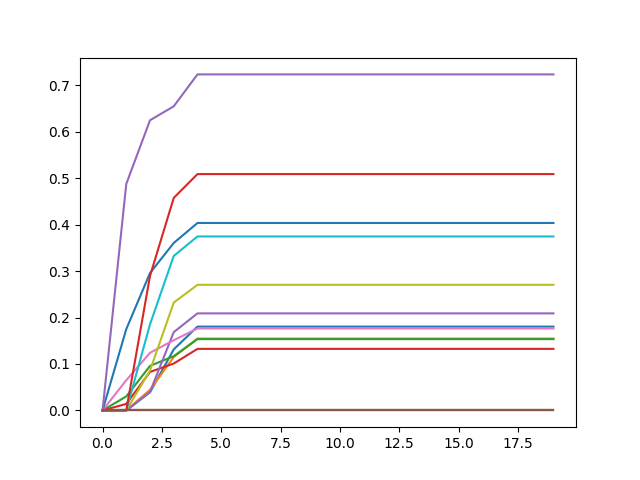

This figure's Python source:
##################################
# Create env
import gym
env = gym.make('FrozenLake-v0')
env = env.env
print(env.__doc__)
print("")

#################################
# Some basic imports and setup
# Let's look at what a random episode looks like.

import numpy as np, numpy.random as nr, gym
import matplotlib.pyplot as plt
#%matplotlib inline
np.set_printoptions(precision=3)

# Seed RNGs so you get the same printouts as me
env.seed(0); from gym.spaces import prng; prng.seed(10)
# Generate the episode
env.reset()
for t in range(100):
    env.render()
    a = env.action_space.sample()
    ob, rew, done, _ = env.step(a)
    if done:
        break
assert done
env.render()

#################################
# Create MDP for our env
# We extract the relevant information from the gym Env into the MDP class below.
# The `env` object won't be used any further, we'll just use the `mdp` object.

class MDP(object):
    def __init__(self, P, nS, nA, desc=None):
        self.P = P # state transition and reward probabilities, explained below
        self.nS = nS # number of states
        self.nA = nA # number of actions
        self.desc = desc # 2D array specifying what each grid cell means (used for plotting)
mdp = MDP( {s : {a : [tup[:3] for tup in tups] for (a, tups) in a2d.items()} for (s, a2d) in env.P.items()}, env.nS, env.nA, env.desc)
GAMMA = 0.95 # we'll be using this same value in subsequent problems

print("")
print("mdp.P is a two-level dict where the first key is the state and the second key is the action.")
print("The 2D grid cells are associated with indices [0, 1, 2, ..., 15] from left to right and top to down, as in")
print(np.arange(16).reshape(4,4))
print("Action indices [0, 1, 2, 3] correspond to West, South, East and North.")
print("mdp.P[state][action] is a list of tuples (probability, nextstate, reward).\n")
print("For example, state 0 is the initial state, and the transition information for s=0, a=0 is \nP[0][0] =", mdp.P[0][0], "\n")
print("As another example, state 5 corresponds to a hole in the ice, in which all actions lead to the same state with probability 1 and reward 0.")
for i in range(4):
    print("P[5][%i] =" % i, mdp.P[5][i])
print("")

#################################
# Programing Question No. 2, part 1 - implement where required.

def compute_vpi(pi, mdp, gamma):
# use pi[state] to access the action that's prescribed by this policy
    V = np.zeros(mdp.nS)
    A = np.eye(mdp.nS) 
    b = np.zeros(mdp.nS)
    for state in range(mdp.nS):
        for prob, next_state, reward in mdp.P[state][pi[state]]:
            A[state][next_state] -= gamma * prob
            b[state] += prob * reward
            
    V = np.linalg.solve(A, b)
    return V



 

actual_val = compute_vpi(np.arange(16) % mdp.nA, mdp, gamma=GAMMA)
print("Policy Value: ", actual_val)

#################################
# Programing Question No. 2, part 2 - implement where required.

def compute_qpi(vpi, mdp, gamma):
    Qpi = np.zeros([mdp.nS, mdp.nA]) # REPLACE THIS LINE WITH YOUR CODE
    for current_state in range(mdp.nS):#calc s next value
        for action in range(mdp.nA):
            current_value = 0
            next_state_details = mdp.P[current_state][action]
            for prob, next_state, reward in next_state_details:
                current_value+= prob * (reward + gamma * vpi[next_state])
            Qpi[current_state][action] = current_value 
    return Qpi

Qpi = compute_qpi(np.arange(mdp.nS), mdp, gamma=0.95)
print("Policy Action Value: ", actual_val)

#################################
# Programing Question No. 2, part 3 - implement where required.
# Policy iteration

def policy_iteration(mdp, gamma, nIt):
    Vs = []
    pis = []
    pi_prev = np.zeros(mdp.nS,dtype='int')
    pis.append(pi_prev)
    print("Iteration | # chg actions | V[0]")
    print("----------+---------------+---------")
    for it in range(nIt):
        # YOUR CODE HERE
        # you need to compute qpi which is the state-action values for current pi
        vpi=compute_vpi(pi_prev,mdp,gamma)
        qpi=compute_qpi(vpi,mdp,gamma)
        pi = qpi.argmax(axis=1)
        print("%4i      | %6i        | %6.5f"%(it, (pi != pi_prev).sum(), vpi[0]))
        Vs.append(vpi)
        pis.append(pi)
        pi_prev = pi
    return Vs, pis


Vs_PI, pis_PI = policy_iteration(mdp, gamma=0.95, nIt=20)
plt.plot(Vs_PI)
plt.savefig('policy_iter.png')
plt.show()

